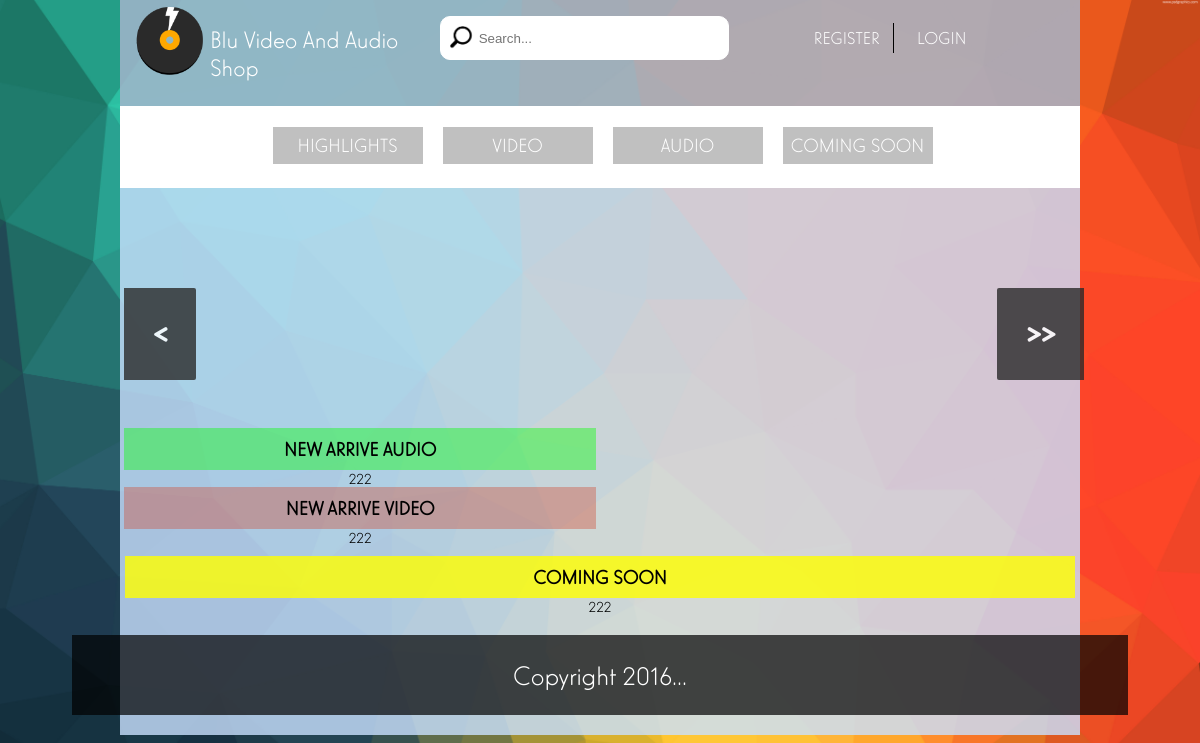
/visitor/visitor.php, run on an earlier commit of the app's database.
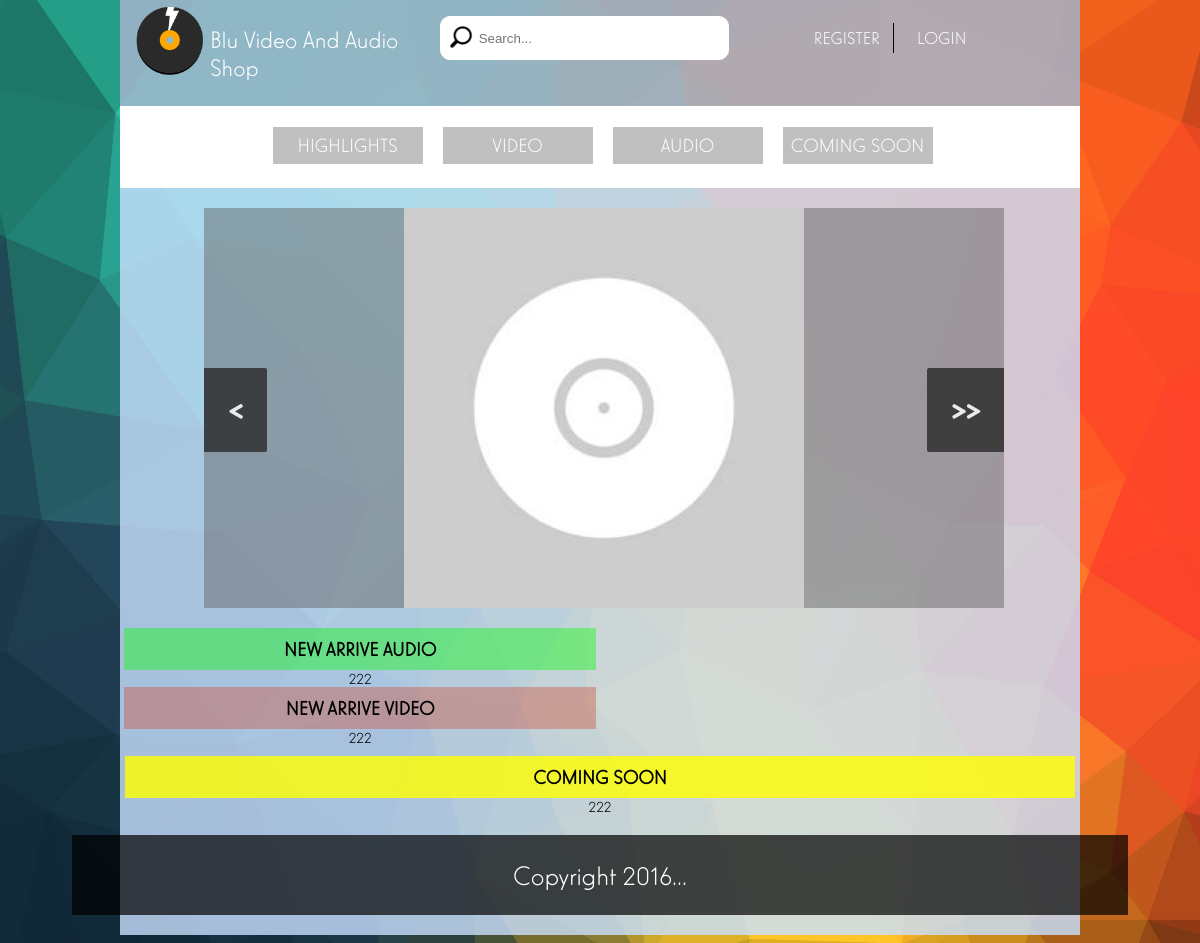
And on a later commit of the database.
### tables this page shows
CREATE TABLE IF NOT EXISTS `product` (
  `Product_ID` int(15) NOT NULL AUTO_INCREMENT,
  `Product_Name` varchar(300) NOT NULL,
  `Product_Description` varchar(1000) NOT NULL,
  `Product_Pic` varchar(1000) NOT NULL DEFAULT '../images/default_album.jpg',
  `Product_Type` int(15) NOT NULL,
  `Product_Category` varchar(500) NOT NULL,
  `Product_Price` double NOT NULL,
  `Product_Rent_Price` double NOT NULL DEFAULT '10',
  `Product_Stock` int(11) NOT NULL,
  `Product_Status` varchar(15) NOT NULL,
  PRIMARY KEY (`Product_ID`)
);

### utility/slider.php (the view, shortened to what this page needs)
<?php
if(isset($_SESSION['user_id']) && $_SESSION['user_id']) {
  $user_id = $_SESSION['user_id'];
  $check_login_url = "../utility/product_page_login.php?u_id=".$user_id;
  $login_product="product_page_login.php";
} else {
  $login_product="product_page.php";
}
$product_sql = "select * from product where product_status != 'unactive' and product_stock != 0 limit 10";
$product_exe = mysql_query($product_sql);
?>
<div id="slider">
  <a href="#" class="control_next">>></a>
  <a href="#" class="control_prev"><</a>
      <ul>
        <?php
        while($product_row = mysql_fetch_array($product_exe)){
          echo "
            <li>
              <a href='../utility/".$login_product."?product_id=".$product_id = $product_row['Product_ID']."' target='_blank'>
                <img src='".$product_image = $product_row['Product_Pic']."' title='".$product_name = $product_row['Product_Name']."' alt='".$product_name = $product_row['Product_Name']."'/>
              </a>
            </li>
          ";
        };
        ?>
      </ul>
</div>

What changed in the data, as far as the page shows it:
added product: Product_Pic (placeholder picture)
